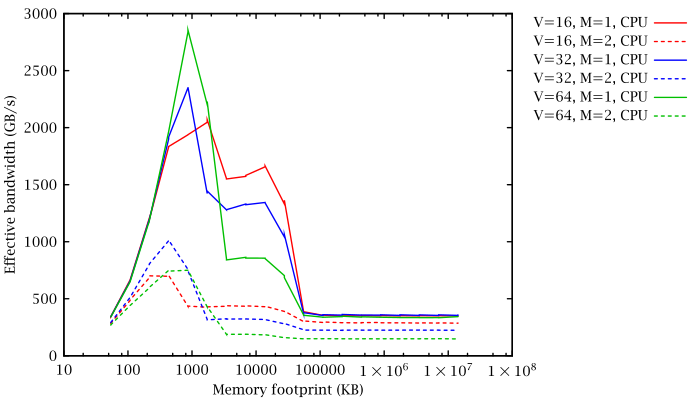

gnuplot code for this plot:
p(v,m,t) = sprintf("< awk '$2==%d && $3==%d && $4~/%s/{print}' ../out/kingly.ex2",v,m,t)
set log x
set key outside width 4
set xlabel 'Memory footprint (KB)'
set ylabel 'Effective bandwidth (GB/s)'
plot \
  p(16,1, 'CPU') u 8:14 w l ls  2 t 'V=16, M=1, CPU', \
  p(16,2, 'CPU') u 8:14 w l ls 22 t 'V=16, M=2, CPU', \
  p(32,1, 'CPU') u 8:14 w l ls  3 t 'V=32, M=1, CPU', \
  p(32,2, 'CPU') u 8:14 w l ls 23 t 'V=32, M=2, CPU', \
  p(64,1, 'CPU') u 8:14 w l ls  4 t 'V=64, M=1, CPU', \
  p(64,2, 'CPU') u 8:14 w l ls 24 t 'V=64, M=2, CPU'
